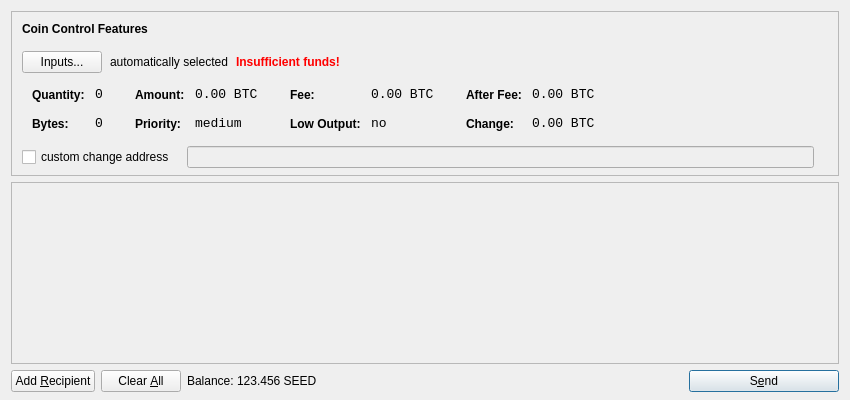
<?xml version="1.0" encoding="UTF-8"?>
<ui version="4.0">
 <class>SendCoinsDialog</class>
 <widget class="QDialog" name="SendCoinsDialog">
  <property name="geometry">
   <rect>
    <x>0</x>
    <y>0</y>
    <width>850</width>
    <height>400</height>
   </rect>
  </property>
  <property name="windowTitle">
   <string>Send Coins</string>
  </property>
  <layout class="QVBoxLayout" name="verticalLayout" stretch="0,1,0">
   <property name="bottomMargin">
    <number>8</number>
   </property>
   <item>
    <widget class="QFrame" name="frameCoinControl">
     <property name="sizePolicy">
      <sizepolicy hsizetype="Expanding" vsizetype="Expanding">
       <horstretch>0</horstretch>
       <verstretch>0</verstretch>
      </sizepolicy>
     </property>
     <property name="maximumSize">
      <size>
       <width>16777215</width>
       <height>16777215</height>
      </size>
     </property>
     <property name="frameShape">
      <enum>QFrame::StyledPanel</enum>
     </property>
     <property name="frameShadow">
      <enum>QFrame::Sunken</enum>
     </property>
     <layout class="QVBoxLayout" name="verticalLayoutCoinControl2">
      <property name="spacing">
       <number>-1</number>
      </property>
      <property name="leftMargin">
       <number>0</number>
      </property>
      <property name="topMargin">
       <number>0</number>
      </property>
      <property name="rightMargin">
       <number>0</number>
      </property>
      <property name="bottomMargin">
       <number>6</number>
      </property>
      <item>
       <layout class="QVBoxLayout" name="verticalLayoutCoinControl" stretch="0,0,0,0,1">
        <property name="spacing">
         <number>0</number>
        </property>
        <property name="leftMargin">
         <number>10</number>
        </property>
        <property name="topMargin">
         <number>10</number>
        </property>
        <item>
         <layout class="QHBoxLayout" name="horizontalLayoutCoinControl1">
          <property name="bottomMargin">
           <number>15</number>
          </property>
          <item>
           <widget class="QLabel" name="labelCoinControlFeatures">
            <property name="sizePolicy">
             <sizepolicy hsizetype="Preferred" vsizetype="Maximum">
              <horstretch>0</horstretch>
              <verstretch>0</verstretch>
             </sizepolicy>
            </property>
            <property name="font">
             <font>
              <weight>75</weight>
              <bold>true</bold>
             </font>
            </property>
            <property name="styleSheet">
             <string notr="true">font-weight:bold;</string>
            </property>
            <property name="text">
             <string>Coin Control Features</string>
            </property>
           </widget>
          </item>
         </layout>
        </item>
        <item>
         <layout class="QHBoxLayout" name="horizontalLayoutCoinControl2" stretch="0,0,0,0">
          <property name="spacing">
           <number>8</number>
          </property>
          <property name="bottomMargin">
           <number>10</number>
          </property>
          <item>
           <widget class="QPushButton" name="pushButtonCoinControl">
            <property name="styleSheet">
             <string notr="true"/>
            </property>
            <property name="text">
             <string>Inputs...</string>
            </property>
           </widget>
          </item>
          <item>
           <widget class="QLabel" name="labelCoinControlAutomaticallySelected">
            <property name="text">
             <string>automatically selected</string>
            </property>
            <property name="margin">
             <number>5</number>
            </property>
           </widget>
          </item>
          <item>
           <widget class="QLabel" name="labelCoinControlInsuffFunds">
            <property name="font">
             <font>
              <weight>75</weight>
              <bold>true</bold>
             </font>
            </property>
            <property name="styleSheet">
             <string notr="true">color:red;font-weight:bold;</string>
            </property>
            <property name="text">
             <string>Insufficient funds!</string>
            </property>
            <property name="margin">
             <number>5</number>
            </property>
           </widget>
          </item>
          <item>
           <spacer name="horizontalSpacerCoinControl">
            <property name="orientation">
             <enum>Qt::Horizontal</enum>
            </property>
            <property name="sizeHint" stdset="0">
             <size>
              <width>40</width>
              <height>1</height>
             </size>
            </property>
           </spacer>
          </item>
         </layout>
        </item>
        <item>
         <widget class="QWidget" name="widgetCoinControl" native="true">
          <property name="sizePolicy">
           <sizepolicy hsizetype="Preferred" vsizetype="Preferred">
            <horstretch>0</horstretch>
            <verstretch>0</verstretch>
           </sizepolicy>
          </property>
          <property name="minimumSize">
           <size>
            <width>0</width>
            <height>0</height>
           </size>
          </property>
          <property name="styleSheet">
           <string notr="true"/>
          </property>
          <layout class="QHBoxLayout" name="horizontalLayoutCoinControl5">
           <property name="margin">
            <number>0</number>
           </property>
           <item>
            <layout class="QHBoxLayout" name="horizontalLayoutCoinControl3" stretch="0,0,0,1">
             <property name="spacing">
              <number>20</number>
             </property>
             <property name="topMargin">
              <number>0</number>
             </property>
             <property name="bottomMargin">
              <number>10</number>
             </property>
             <item>
              <layout class="QFormLayout" name="formLayoutCoinControl1">
               <property name="horizontalSpacing">
                <number>10</number>
               </property>
               <property name="verticalSpacing">
                <number>14</number>
               </property>
               <property name="leftMargin">
                <number>10</number>
               </property>
               <property name="topMargin">
                <number>4</number>
               </property>
               <property name="rightMargin">
                <number>6</number>
               </property>
               <item row="0" column="0">
                <widget class="QLabel" name="labelCoinControlQuantityText">
                 <property name="styleSheet">
                  <string notr="true">font-weight:bold;</string>
                 </property>
                 <property name="text">
                  <string>Quantity:</string>
                 </property>
                 <property name="margin">
                  <number>0</number>
                 </property>
                </widget>
               </item>
               <item row="0" column="1">
                <widget class="QLabel" name="labelCoinControlQuantity">
                 <property name="font">
                  <font>
                   <family>Monospace</family>
                   <pointsize>10</pointsize>
                  </font>
                 </property>
                 <property name="cursor">
                  <cursorShape>IBeamCursor</cursorShape>
                 </property>
                 <property name="contextMenuPolicy">
                  <enum>Qt::ActionsContextMenu</enum>
                 </property>
                 <property name="text">
                  <string notr="true">0</string>
                 </property>
                 <property name="margin">
                  <number>0</number>
                 </property>
                 <property name="textInteractionFlags">
                  <set>Qt::LinksAccessibleByMouse|Qt::TextSelectableByKeyboard|Qt::TextSelectableByMouse</set>
                 </property>
                </widget>
               </item>
               <item row="1" column="0">
                <widget class="QLabel" name="labelCoinControlBytesText">
                 <property name="styleSheet">
                  <string notr="true">font-weight:bold;</string>
                 </property>
                 <property name="text">
                  <string>Bytes:</string>
                 </property>
                </widget>
               </item>
               <item row="1" column="1">
                <widget class="QLabel" name="labelCoinControlBytes">
                 <property name="font">
                  <font>
                   <family>Monospace</family>
                   <pointsize>10</pointsize>
                  </font>
                 </property>
                 <property name="cursor">
                  <cursorShape>IBeamCursor</cursorShape>
                 </property>
                 <property name="contextMenuPolicy">
                  <enum>Qt::ActionsContextMenu</enum>
                 </property>
                 <property name="text">
                  <string notr="true">0</string>
                 </property>
                 <property name="textInteractionFlags">
                  <set>Qt::LinksAccessibleByMouse|Qt::TextSelectableByKeyboard|Qt::TextSelectableByMouse</set>
                 </property>
                </widget>
               </item>
              </layout>
             </item>
             <item>
              <layout class="QFormLayout" name="formLayoutCoinControl2">
               <property name="horizontalSpacing">
                <number>10</number>
               </property>
               <property name="verticalSpacing">
                <number>14</number>
               </property>
               <property name="leftMargin">
                <number>6</number>
               </property>
               <property name="topMargin">
                <number>4</number>
               </property>
               <property name="rightMargin">
                <number>6</number>
               </property>
               <item row="0" column="0">
                <widget class="QLabel" name="labelCoinControlAmountText">
                 <property name="styleSheet">
                  <string notr="true">font-weight:bold;</string>
                 </property>
                 <property name="text">
                  <string>Amount:</string>
                 </property>
                 <property name="margin">
                  <number>0</number>
                 </property>
                </widget>
               </item>
               <item row="0" column="1">
                <widget class="QLabel" name="labelCoinControlAmount">
                 <property name="font">
                  <font>
                   <family>Monospace</family>
                   <pointsize>10</pointsize>
                  </font>
                 </property>
                 <property name="cursor">
                  <cursorShape>IBeamCursor</cursorShape>
                 </property>
                 <property name="contextMenuPolicy">
                  <enum>Qt::ActionsContextMenu</enum>
                 </property>
                 <property name="text">
                  <string notr="true">0.00 BTC</string>
                 </property>
                 <property name="textInteractionFlags">
                  <set>Qt::LinksAccessibleByMouse|Qt::TextSelectableByKeyboard|Qt::TextSelectableByMouse</set>
                 </property>
                </widget>
               </item>
               <item row="1" column="0">
                <widget class="QLabel" name="labelCoinControlPriorityText">
                 <property name="styleSheet">
                  <string notr="true">font-weight:bold;</string>
                 </property>
                 <property name="text">
                  <string>Priority:</string>
                 </property>
                </widget>
               </item>
               <item row="1" column="1">
                <widget class="QLabel" name="labelCoinControlPriority">
                 <property name="font">
                  <font>
                   <family>Monospace</family>
                   <pointsize>10</pointsize>
                  </font>
                 </property>
                 <property name="cursor">
                  <cursorShape>IBeamCursor</cursorShape>
                 </property>
                 <property name="contextMenuPolicy">
                  <enum>Qt::ActionsContextMenu</enum>
                 </property>
                 <property name="text">
                  <string>medium</string>
                 </property>
                 <property name="textInteractionFlags">
                  <set>Qt::LinksAccessibleByMouse|Qt::TextSelectableByKeyboard|Qt::TextSelectableByMouse</set>
                 </property>
                </widget>
               </item>
              </layout>
             </item>
             <item>
              <layout class="QFormLayout" name="formLayoutCoinControl3">
               <property name="horizontalSpacing">
                <number>10</number>
               </property>
               <property name="verticalSpacing">
                <number>14</number>
               </property>
               <property name="leftMargin">
                <number>6</number>
               </property>
               <property name="topMargin">
                <number>4</number>
               </property>
               <property name="rightMargin">
                <number>6</number>
               </property>
               <item row="0" column="0">
                <widget class="QLabel" name="labelCoinControlFeeText">
                 <property name="styleSheet">
                  <string notr="true">font-weight:bold;</string>
                 </property>
                 <property name="text">
                  <string>Fee:</string>
                 </property>
                 <property name="margin">
                  <number>0</number>
                 </property>
                </widget>
               </item>
               <item row="0" column="1">
                <widget class="QLabel" name="labelCoinControlFee">
                 <property name="font">
                  <font>
                   <family>Monospace</family>
                   <pointsize>10</pointsize>
                  </font>
                 </property>
                 <property name="cursor">
                  <cursorShape>IBeamCursor</cursorShape>
                 </property>
                 <property name="contextMenuPolicy">
                  <enum>Qt::ActionsContextMenu</enum>
                 </property>
                 <property name="text">
                  <string notr="true">0.00 BTC</string>
                 </property>
                 <property name="textInteractionFlags">
                  <set>Qt::LinksAccessibleByMouse|Qt::TextSelectableByKeyboard|Qt::TextSelectableByMouse</set>
                 </property>
                </widget>
               </item>
               <item row="1" column="0">
                <widget class="QLabel" name="labelCoinControlLowOutputText">
                 <property name="styleSheet">
                  <string notr="true">font-weight:bold;</string>
                 </property>
                 <property name="text">
                  <string>Low Output:</string>
                 </property>
                </widget>
               </item>
               <item row="1" column="1">
                <widget class="QLabel" name="labelCoinControlLowOutput">
                 <property name="font">
                  <font>
                   <family>Monospace</family>
                   <pointsize>10</pointsize>
                  </font>
                 </property>
                 <property name="cursor">
                  <cursorShape>IBeamCursor</cursorShape>
                 </property>
                 <property name="contextMenuPolicy">
                  <enum>Qt::ActionsContextMenu</enum>
                 </property>
                 <property name="text">
                  <string>no</string>
                 </property>
                 <property name="textInteractionFlags">
                  <set>Qt::LinksAccessibleByMouse|Qt::TextSelectableByKeyboard|Qt::TextSelectableByMouse</set>
                 </property>
                </widget>
               </item>
              </layout>
             </item>
             <item>
              <layout class="QFormLayout" name="formLayoutCoinControl4">
               <property name="horizontalSpacing">
                <number>10</number>
               </property>
               <property name="verticalSpacing">
                <number>14</number>
               </property>
               <property name="leftMargin">
                <number>6</number>
               </property>
               <property name="topMargin">
                <number>4</number>
               </property>
               <property name="rightMargin">
                <number>6</number>
               </property>
               <item row="0" column="0">
                <widget class="QLabel" name="labelCoinControlAfterFeeText">
                 <property name="styleSheet">
                  <string notr="true">font-weight:bold;</string>
                 </property>
                 <property name="text">
                  <string>After Fee:</string>
                 </property>
                 <property name="margin">
                  <number>0</number>
                 </property>
                </widget>
               </item>
               <item row="0" column="1">
                <widget class="QLabel" name="labelCoinControlAfterFee">
                 <property name="font">
                  <font>
                   <family>Monospace</family>
                   <pointsize>10</pointsize>
                  </font>
                 </property>
                 <property name="cursor">
                  <cursorShape>IBeamCursor</cursorShape>
                 </property>
                 <property name="contextMenuPolicy">
                  <enum>Qt::ActionsContextMenu</enum>
                 </property>
                 <property name="text">
                  <string notr="true">0.00 BTC</string>
                 </property>
                 <property name="textInteractionFlags">
                  <set>Qt::LinksAccessibleByMouse|Qt::TextSelectableByKeyboard|Qt::TextSelectableByMouse</set>
                 </property>
                </widget>
               </item>
               <item row="1" column="0">
                <widget class="QLabel" name="labelCoinControlChangeText">
                 <property name="styleSheet">
                  <string notr="true">font-weight:bold;</string>
                 </property>
                 <property name="text">
                  <string>Change:</string>
                 </property>
                </widget>
               </item>
               <item row="1" column="1">
                <widget class="QLabel" name="labelCoinControlChange">
                 <property name="font">
                  <font>
                   <family>Monospace</family>
                   <pointsize>10</pointsize>
                  </font>
                 </property>
                 <property name="cursor">
                  <cursorShape>IBeamCursor</cursorShape>
                 </property>
                 <property name="contextMenuPolicy">
                  <enum>Qt::ActionsContextMenu</enum>
                 </property>
                 <property name="text">
                  <string notr="true">0.00 BTC</string>
                 </property>
                 <property name="textInteractionFlags">
                  <set>Qt::LinksAccessibleByMouse|Qt::TextSelectableByKeyboard|Qt::TextSelectableByMouse</set>
                 </property>
                </widget>
               </item>
              </layout>
             </item>
            </layout>
           </item>
          </layout>
         </widget>
        </item>
        <item>
         <layout class="QHBoxLayout" name="horizontalLayoutCoinControl4" stretch="0,0,0">
          <property name="spacing">
           <number>12</number>
          </property>
          <property name="sizeConstraint">
           <enum>QLayout::SetDefaultConstraint</enum>
          </property>
          <property name="topMargin">
           <number>5</number>
          </property>
          <property name="rightMargin">
           <number>5</number>
          </property>
          <item>
           <widget class="QCheckBox" name="checkBoxCoinControlChange">
            <property name="text">
             <string>custom change address</string>
            </property>
           </widget>
          </item>
          <item>
           <widget class="QLineEdit" name="lineEditCoinControlChange">
            <property name="enabled">
             <bool>false</bool>
            </property>
            <property name="sizePolicy">
             <sizepolicy hsizetype="Expanding" vsizetype="Fixed">
              <horstretch>0</horstretch>
              <verstretch>0</verstretch>
             </sizepolicy>
            </property>
           </widget>
          </item>
          <item>
           <widget class="QLabel" name="labelCoinControlChangeLabel">
            <property name="sizePolicy">
             <sizepolicy hsizetype="Preferred" vsizetype="Expanding">
              <horstretch>0</horstretch>
              <verstretch>0</verstretch>
             </sizepolicy>
            </property>
            <property name="minimumSize">
             <size>
              <width>0</width>
              <height>0</height>
             </size>
            </property>
            <property name="text">
             <string/>
            </property>
            <property name="margin">
             <number>3</number>
            </property>
           </widget>
          </item>
         </layout>
        </item>
        <item>
         <spacer name="verticalSpacerCoinControl">
          <property name="orientation">
           <enum>Qt::Vertical</enum>
          </property>
          <property name="sizeHint" stdset="0">
           <size>
            <width>800</width>
            <height>1</height>
           </size>
          </property>
         </spacer>
        </item>
       </layout>
      </item>
     </layout>
    </widget>
   </item>
   <item>
    <widget class="QScrollArea" name="scrollArea">
     <property name="widgetResizable">
      <bool>true</bool>
     </property>
     <widget class="QWidget" name="scrollAreaWidgetContents">
      <property name="geometry">
       <rect>
        <x>0</x>
        <y>0</y>
        <width>830</width>
        <height>165</height>
       </rect>
      </property>
      <layout class="QVBoxLayout" name="verticalLayout_2">
       <property name="margin">
        <number>0</number>
       </property>
       <item>
        <layout class="QVBoxLayout" name="entries">
         <property name="spacing">
          <number>6</number>
         </property>
        </layout>
       </item>
       <item>
        <spacer name="verticalSpacer">
         <property name="orientation">
          <enum>Qt::Vertical</enum>
         </property>
         <property name="sizeHint" stdset="0">
          <size>
           <width>20</width>
           <height>40</height>
          </size>
         </property>
        </spacer>
       </item>
      </layout>
     </widget>
    </widget>
   </item>
   <item>
    <layout class="QHBoxLayout" name="horizontalLayout">
     <item>
      <widget class="QPushButton" name="addButton">
       <property name="toolTip">
        <string>Send to multiple recipients at once</string>
       </property>
       <property name="text">
        <string>Add &amp;Recipient</string>
       </property>
       <property name="icon">
        <iconset resource="../bitcoin.qrc">
         <normaloff>:/icons/add</normaloff>:/icons/add</iconset>
       </property>
       <property name="autoDefault">
        <bool>false</bool>
       </property>
      </widget>
     </item>
     <item>
      <widget class="QPushButton" name="clearButton">
       <property name="sizePolicy">
        <sizepolicy hsizetype="Minimum" vsizetype="Fixed">
         <horstretch>0</horstretch>
         <verstretch>0</verstretch>
        </sizepolicy>
       </property>
       <property name="toolTip">
        <string>Remove all transaction fields</string>
       </property>
       <property name="text">
        <string>Clear &amp;All</string>
       </property>
       <property name="icon">
        <iconset resource="../bitcoin.qrc">
         <normaloff>:/icons/remove</normaloff>:/icons/remove</iconset>
       </property>
       <property name="autoRepeatDelay">
        <number>300</number>
       </property>
       <property name="autoDefault">
        <bool>false</bool>
       </property>
      </widget>
     </item>
     <item>
      <layout class="QHBoxLayout" name="horizontalLayout_2">
       <property name="spacing">
        <number>3</number>
       </property>
       <item>
        <widget class="QLabel" name="label">
         <property name="text">
          <string>Balance:</string>
         </property>
        </widget>
       </item>
       <item>
        <widget class="QLabel" name="labelBalance">
         <property name="cursor">
          <cursorShape>IBeamCursor</cursorShape>
         </property>
         <property name="text">
          <string>123.456 SEED</string>
         </property>
         <property name="textInteractionFlags">
          <set>Qt::LinksAccessibleByMouse|Qt::TextSelectableByKeyboard|Qt::TextSelectableByMouse</set>
         </property>
        </widget>
       </item>
      </layout>
     </item>
     <item>
      <spacer name="horizontalSpacer">
       <property name="orientation">
        <enum>Qt::Horizontal</enum>
       </property>
       <property name="sizeHint" stdset="0">
        <size>
         <width>40</width>
         <height>20</height>
        </size>
       </property>
      </spacer>
     </item>
     <item>
      <widget class="QPushButton" name="sendButton">
       <property name="minimumSize">
        <size>
         <width>150</width>
         <height>0</height>
        </size>
       </property>
       <property name="toolTip">
        <string>Confirm the send action</string>
       </property>
       <property name="text">
        <string>S&amp;end</string>
       </property>
       <property name="icon">
        <iconset resource="../bitcoin.qrc">
         <normaloff>:/icons/send</normaloff>:/icons/send</iconset>
       </property>
       <property name="default">
        <bool>true</bool>
       </property>
      </widget>
     </item>
    </layout>
   </item>
  </layout>
 </widget>
 <resources>
  <include location="../bitcoin.qrc"/>
 </resources>
 <connections/>
</ui>
